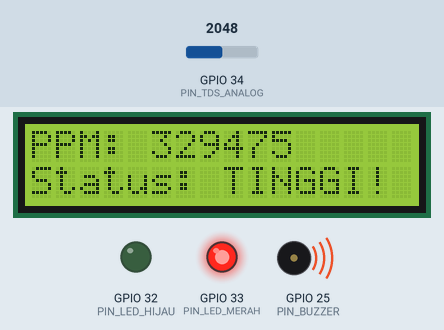
Simulated run of this sketch. Board: ESP32. Shown: 16×2 character LCD, output pins drawn as LEDs (lit = HIGH), buzzer (waves = sounding, pin HIGH). The inputs (shaded band) are chosen by the test bench; at power-on: GPIO 34 (PIN_TDS_ANALOG) = 2048. What the sketch prints to the serial monitor is not drawn.

Above: at 3.3 s.
3.4 s: GPIO 34 (PIN_TDS_ANALOG) set to 8
At 5.6 s:
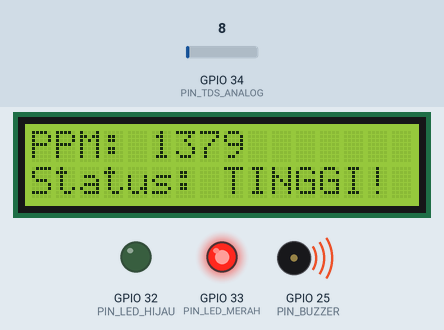
6.2 s: GPIO 34 (PIN_TDS_ANALOG) set to 5
At 7.0 s:
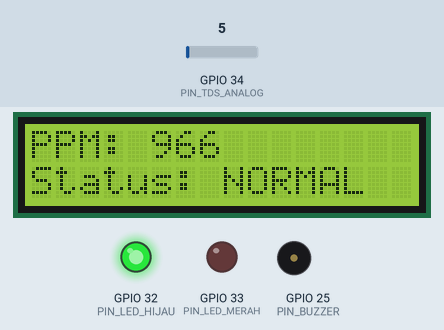
9.2 s: GPIO 34 (PIN_TDS_ANALOG) set to 0
At 11.2 s:
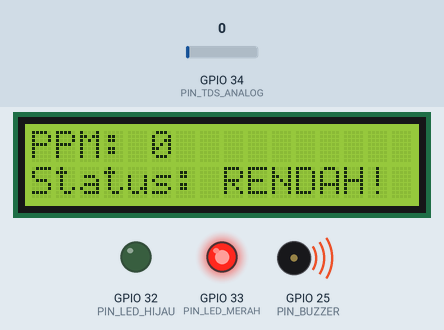
Timing chart, 0 to 12.7 s (numbered marks = the images above; inputs shaded):
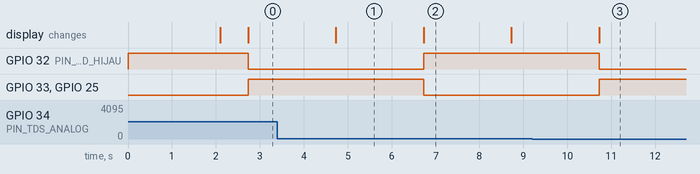

The sketch:

MonitorNutrisiHidroponikTds.ino
```cpp
// MonitorNutrisiHidroponikTds — Monitor nutrisi hidroponik TDS
// (ESP32 + sensor TDS/EC + LCD I2C + buzzer alarm)
// ---------------------------------------------------------------------------
// Probe TDS dicelup ke larutan nutrisi hidroponik di tandon. Modul sensor
// TDS mengubah daya hantar listrik larutan menjadi tegangan analog 0-2,3 V.
// ESP32 membaca tegangan itu lewat ADC, merata-rata 30 sampel,
// mengonversinya jadi angka ppm (parts per million) dengan rumus kalibrasi
// standar modul TDS (polinomial DFRobot Gravity TDS), lalu menampilkannya
// di LCD 16x2 I2C tiap 2 detik.
//
// Rentang aman sayur daun (selada, sawi, kangkung): 800 sampai 1200 ppm —
// rentang umum untuk sayuran daun hidroponik. Di bawah 800 ppm nutrisi
// terlalu encer (sayur kerdil), di atas 1200 ppm terlalu pekat (akar bisa
// terbakar). Di luar rentang itu buzzer berbunyi dan LED merah menyala,
// LED hijau padam. Di dalam rentang aman, LED hijau menyala dan buzzer diam.
//
// Kompensasi suhu: rumus di bawah memakai suhu acuan 25 derajat C.
// Proyek ini TIDAK memakai sensor suhu DS18B20 karena library OneWire /
// DallasTemperature belum terinstal di mesin ini, dan suhu larutan
// hidroponik rumahan umumnya dekat 25 derajat C, sehingga faktor
// kompensasinya mendekati 1. Kalau tandonmu di luar ruangan dan suhunya
// jauh dari 25 derajat, pasang DS18B20 dan ganti SUHU_ACUAN_C dengan suhu
// terukur, lalu aktifkan faktor kompensasi di teganganKePpm().
//
// Kalibrasi (lakukan sekali dengan larutan kalibrasi 1413 uS/cm):
//   1. Celup probe ke larutan kalibrasi, catat tegangan dari Serial Monitor.
//   2. Kalau angka ppm yang tampil jauh dari 707 ppm (1413 uS/cm x 0,5),
//      sesuaikan FAKTOR_KALIBRASI sampai angkanya cocok.
//
// Catatan ADC: modul dicatu 5 V (VIN), tapi keluaran analognya hanya
// 0-2,3 V, jadi aman untuk ADC ESP32 (maksimal 3,3 V).
//
// Wiring (lihat schematic.png):
//   Modul sensor TDS  A (analog) -> GPIO34 (ADC1, hanya input)
//   Modul sensor TDS  VCC -> 5V (VIN), GND -> GND
//   LCD 16x2 I2C (0x27) SDA -> GPIO21, SCL -> GPIO22, VCC -> 5V, GND -> GND
//   Buzzer aktif HIGH   +  -> GPIO25, - -> GND
//   LED merah (seri resistor 220 ohm)  anoda -> GPIO33, katoda -> GND
//   LED hijau (seri resistor 220 ohm)  anoda -> GPIO32, katoda -> GND
//   ESP32 dicatu USB 5V.
//
// Library yang dipakai:
//   LiquidCrystal_I2C 1.1.2 (lihat folder libraries/)
// ---------------------------------------------------------------------------

#include <LiquidCrystal_I2C.h>
#include <Wire.h>

// ------------------------- Konfigurasi -------------------------------------
// Pin sensor dan aktuator.
constexpr uint8_t PIN_TDS_ANALOG = 34;  // keluaran analog modul TDS (ADC1_CH6)
constexpr uint8_t PIN_BUZZER     = 25;  // buzzer aktif HIGH
constexpr uint8_t PIN_LED_MERAH  = 33;  // LED merah alarm, aktif HIGH
constexpr uint8_t PIN_LED_HIJAU  = 32;  // LED hijau normal, aktif HIGH

// Pin I2C LCD (pin default Wire ESP32).
constexpr uint8_t PIN_LCD_SDA = 21;
constexpr uint8_t PIN_LCD_SCL = 22;

// Alamat dan ukuran LCD.
constexpr uint8_t LCD_ALAMAT = 0x27;
constexpr uint8_t LCD_KOLOM  = 16;
constexpr uint8_t LCD_BARIS  = 2;

// ADC ESP32: resolusi 12 bit, referensi 3,3 V.
constexpr uint16_t ADC_MAKS        = 4095;
constexpr float    ADC_TEGANGAN_REF = 3.3f;

// Kalibrasi TDS (rumus standar modul TDS DFRobot, suhu acuan 25 C).
// EC (mS/cm) = (133,42*V^3 - 255,86*V^2 + 857,39*V) * 0,5
// ppm = EC * 500 (faktor konversi NaCl 500 ppm per mS/cm).
constexpr float TDS_KOEF_A = 133.42f;  // koefisien V^3
constexpr float TDS_KOEF_B = -255.86f; // koefisien V^2
constexpr float TDS_KOEF_C = 857.39f;  // koefisien V
constexpr float TDS_FAKTOR_EC   = 0.5f;   // faktor 0,5 dari rumus EC
constexpr float TDS_PPM_PER_EC  = 500.0f; // ppm per mS/cm (faktor NaCl)
constexpr float FAKTOR_KALIBRASI = 1.0f;   // sesuaikan setelah kalibrasi
constexpr float SUHU_ACUAN_C     = 25.0f; // suhu acuan rumus (tanpa DS18B20)

// Rentang ppm aman untuk sayur daun hidroponik (rentang umum).
constexpr float PPM_MIN_AMAN = 800.0f;
constexpr float PPM_MAX_AMAN = 1200.0f;

// Sampling dan interval ukur.
constexpr uint8_t  JUMLAH_SAMPEL    = 30;   // sampel yang dirata-rata
constexpr uint32_t JEDA_SAMPEL_MS   = 20;   // jeda antar sampel
constexpr uint32_t INTERVAL_UKUR_MS = 2000; // ukur dan tampil tiap 2 detik
constexpr uint32_t BAUD_SERIAL      = 115200;

// Telegram dimatikan untuk proyek ini: alat bekerja mandiri tanpa WiFi,
// jadi tidak perlu token bot maupun kredensial WiFi. Ubah ke true hanya
// bila sudah menambahkan kode kirim Telegram (butuh WiFiClientSecure dan
// UniversalTelegramBot) — kode di bawah tidak memanggil Telegram apa pun
// selama toggle ini false.
constexpr bool USE_TELEGRAM = false;

// ------------------------- Objek global ------------------------------------
LiquidCrystal_I2C lcd(LCD_ALAMAT, LCD_KOLOM, LCD_BARIS);

uint32_t waktuUkurTerakhir = 0;  // millis() pengukuran terakhir

// ------------------------- Fungsi ------------------------------------------
// Baca tegangan keluaran modul TDS (volt), rata-rata dari beberapa sampel
// supaya angka di LCD tidak lompat-lompat.
float bacaTeganganTds() {
  uint32_t jumlah = 0;
  for (uint8_t i = 0; i < JUMLAH_SAMPEL; i++) {
    jumlah += analogRead(PIN_TDS_ANALOG);
    delay(JEDA_SAMPEL_MS);
  }
  float rataRata = jumlah / static_cast<float>(JUMLAH_SAMPEL);
  return rataRata * ADC_TEGANGAN_REF / ADC_MAKS;
}

// Ubah tegangan (volt) menjadi ppm memakai rumus standar modul TDS.
// Tanpa sensor suhu, faktor kompensasi suhu = 1 (suhu dianggap 25 C).
float teganganKePpm(float tegangan) {
  float v = tegangan;
  float ec = (TDS_KOEF_A * v * v * v + TDS_KOEF_B * v * v + TDS_KOEF_C * v)
             * TDS_FAKTOR_EC;
  if (ec < 0.0f) {
    ec = 0.0f;
  }
  return ec * TDS_PPM_PER_EC * FAKTOR_KALIBRASI;
}

// Teks status berdasarkan rentang aman.
const char* statusPpm(float ppm) {
  if (ppm < PPM_MIN_AMAN) {
    return "RENDAH!";
  }
  if (ppm > PPM_MAX_AMAN) {
    return "TINGGI!";
  }
  return "NORMAL";
}

// Tampilkan ppm dan status di LCD (baris 1 angka, baris 2 status).
void tampilkanLcd(float ppm, const char* status) {
  lcd.setCursor(0, 0);
  lcd.print("PPM: ");
  lcd.print(static_cast<int>(ppm + 0.5f));
  lcd.print("    ");
  lcd.setCursor(0, 1);
  lcd.print("Status: ");
  lcd.print(status);
  lcd.print("     ");
}

// Atur buzzer dan LED sesuai kondisi alarm (true = di luar rentang aman).
void aturAlarm(bool alarm) {
  digitalWrite(PIN_BUZZER, alarm ? HIGH : LOW);
  digitalWrite(PIN_LED_MERAH, alarm ? HIGH : LOW);
  digitalWrite(PIN_LED_HIJAU, alarm ? LOW : HIGH);
}

void setup() {
  Serial.begin(BAUD_SERIAL);
  Serial.println("Monitor nutrisi hidroponik TDS mulai...");
  if (USE_TELEGRAM) {
    Serial.println("USE_TELEGRAM aktif tapi kode Telegram belum dipasang.");
  }

  pinMode(PIN_TDS_ANALOG, INPUT);
  pinMode(PIN_BUZZER, OUTPUT);
  pinMode(PIN_LED_MERAH, OUTPUT);
  pinMode(PIN_LED_HIJAU, OUTPUT);
  aturAlarm(false);

  Wire.begin(PIN_LCD_SDA, PIN_LCD_SCL);
  lcd.init();
  lcd.backlight();
  lcd.setCursor(0, 0);
  lcd.print("Nutrisi hidroponik");
  lcd.setCursor(0, 1);
  lcd.print("ESP32 + TDS");
  delay(2000);
  lcd.clear();
}

void loop() {
  uint32_t sekarang = millis();
  if (sekarang - waktuUkurTerakhir < INTERVAL_UKUR_MS) {
    return;
  }
  waktuUkurTerakhir = sekarang;

  float tegangan = bacaTeganganTds();
  float ppm = teganganKePpm(tegangan);
  const char* status = statusPpm(ppm);
  bool alarm = (ppm < PPM_MIN_AMAN) || (ppm > PPM_MAX_AMAN);

  tampilkanLcd(ppm, status);
  aturAlarm(alarm);

  Serial.print("Tegangan: ");
  Serial.print(tegangan, 3);
  Serial.print(" V  PPM: ");
  Serial.print(static_cast<int>(ppm + 0.5f));
  Serial.print("  Status: ");
  Serial.println(status);
}
```

Measured:
- the behaviour switches between 7 and 6 on GPIO 34 (PIN_TDS_ANALOG) (found by bisection; images 1 and 2)
- after the input at 3.4 s, the display: changes after 1.3 s (image 1)
- after the input at 6.2 s, GPIO 32 (PIN_LED_HIJAU): LOW → HIGH after 0.53 s; GPIO 33 (PIN_LED_MERAH), GPIO 25 (PIN_BUZZER): HIGH → LOW after 0.53 s; the display: changes after 0.53 s (image 2)
- after the input at 9.2 s, GPIO 32 (PIN_LED_HIJAU): HIGH → LOW after 1.5 s; GPIO 33 (PIN_LED_MERAH), GPIO 25 (PIN_BUZZER): LOW → HIGH after 1.5 s; the display: changes after 1.5 s (image 3)
- what the display in image 2 shows lasts 2.0 s, from 6.7 s to 8.7 s
